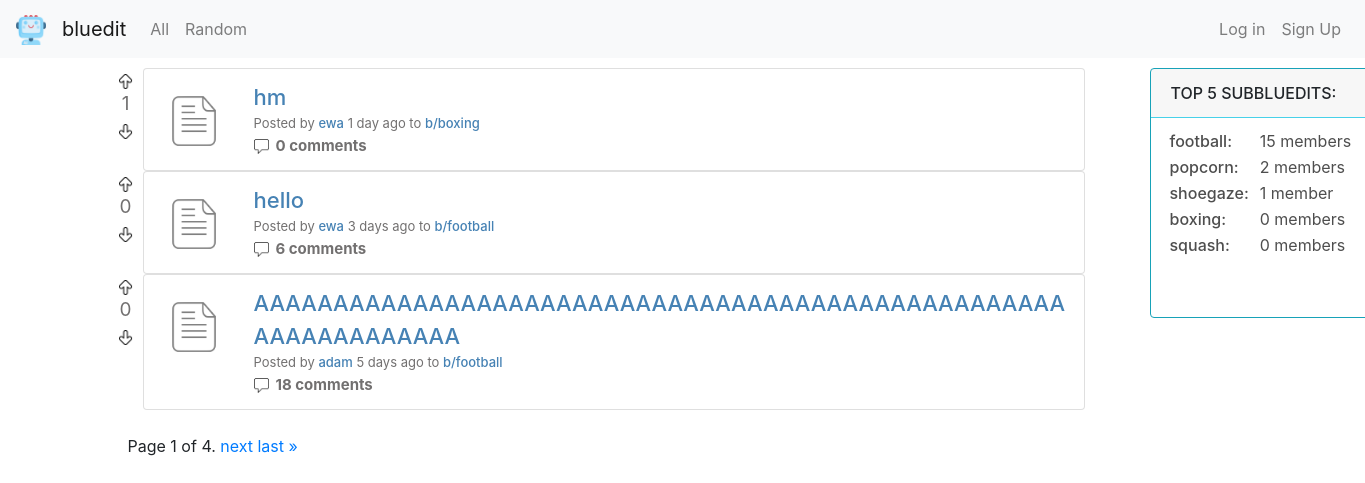
The page / on the database its author committed.
### bluedit/models.py (models this page shows)
class Post(models.Model):
    title = models.CharField(max_length=64)
    description = models.CharField(max_length=512, null=True)
    image = models.URLField(null=True)
    date = models.DateTimeField(auto_now_add=True)
    user = models.ForeignKey(User, on_delete=models.CASCADE, related_name='posts')
    subbluedit = models.ForeignKey(Subbluedit, on_delete=models.CASCADE, related_name='posts')
    vote_count = models.IntegerField(default=0)
    class Meta:
        ordering = ['-date']

class User(AbstractUser):
    pass

class Subbluedit(models.Model):
    name = models.CharField(max_length=20, unique=True)
    description = models.CharField(max_length=128)
    user = models.ForeignKey(User, on_delete=models.CASCADE)
    members = models.ManyToManyField(User, default=None, related_name='subs')
    member_count = models.IntegerField(default=0)
    date = models.DateTimeField(auto_now_add=True)
    def __str__(self):
         return self.name

### bluedit/views.py (the view)
# urls.py: path('', views.index, name='index'),
def index(request):
    posts = Post.objects.all()
    votelist = []
    comment_count = []
    post_type = [] #image or text post
    zipped = post_list(request, posts) #post_list is defined
    subs = Subbluedit.objects.all().order_by('-member_count')[:5]
    paginator = Paginator(posts, 3)
    page_number = request.GET.get('page')
    if not page_number:
        page_number = 1
    page_obj = paginator.get_page(page_number)
    return render(request, 'bluedit/index.html', {
            'zipped': zipped,
            'subs': subs,
            'page_number': page_number,
            'page_obj': page_obj
    })

### bluedit/context_processors.py (called while the page is built)
def sub_list(request):
    try:
        user_id = request.user.id
        user = User.objects.get(pk=user_id)
        sub_list = user.subs.all()
        subs = []
        for sub in sub_list:
            subs.append(sub.name)
    except User.DoesNotExist:
        subs = []
    return {
        'subs': subs
    }

### bluedit/templates/bluedit/index.html (shortened to what this page needs)
{% extends 'bluedit/layout.html' %}
{% load crispy_forms_tags %}
{% load static %}
{% block body %}
<div class="row">
    <div class="post">
    {% include 'bluedit/blocks/post-list.html' %}
    </div>
    {% include 'bluedit/blocks/card-block-index.html' %}
</div>
<div class="pagination">
    <span class="step-links">
        <span class="current">
            Page {{ page_obj.number }} of {{ page_obj.paginator.num_pages }}.
        </span>
        {% if page_obj.has_next %}
            <a href="?page={{ page_obj.next_page_number }}">next</a>
            <a href="?page={{ page_obj.paginator.num_pages }}">last &raquo;</a>
        {% endif %}
    </span>
</div>
</div>
{% endblock %}

### bluedit/templates/bluedit/blocks/post-list.html (shortened to what this page needs)
{% load static %}
<div class="post-list">
{% for post, vote_type, date, timeunit, comment_count, post_type in zipped %}
<div id="post-block-{{post.id}}">
  <div class="row">
    <div class="vote" hx-target="this" hx-swap="outerHTML">
      {% if user.is_authenticated %}
      <div class="vote-top-post" hx-headers='{"X-CSRFToken": "{{ csrf_token }}"}'>
          {% if vote_type == 'up' %}
          <a  href="#" hx-put="{% url 'vote' 'post' post.id 'up' %}"><img src="{% static 'images/arrow-up-full.png' %}" width="15" height="15" alt=""></a>
          {% else %}
          <a  href="#" hx-put="{% url 'vote' 'post' post.id 'up' %}"><img src="{% static 'images/arrow-up.png' %}" width="15" height="15" alt=""></a>
          {% endif %}
      </div>
      <div id="vote_count" class="vote-count">
          {{ post.vote_count }}
      </div>
      <div class="vote-bottom-post" hx-headers='{"X-CSRFToken": "{{ csrf_token }}"}'>
          {% if vote_type == 'down' %}
          <a  href="#" hx-put="{% url 'vote' 'post' post.id 'down' %}"><img src="{% static 'images/arrow-down-full.png' %}" width="15" height="15" alt=""></a>
          {% else %}
          <a  href="#" hx-put="{% url 'vote' 'post' post.id 'down' %}"><img src="{% static 'images/arrow-down.png' %}" width="15" height="15" alt=""></a>
          {% endif %}
      </div>
      {% else %}
      <div class="vote-top-post">
          <a href="{% url 'login' %}"><img src="{% static 'images/arrow-up.png' %}" width="15" height="15" alt=""></a>
      </div>
      <div id="vote_count" class="vote-count">
          {{ post.vote_count }}
      </div>
      <div class="vote-bottom-post">
          <a href="{% url 'login' %}"><img src="{% static 'images/arrow-down.png' %}" width="15" height="15" alt=""></a>
      </div>
      {% endif %}
  </div>
<div class="col" style="padding-left: 5px;">
    <li class="list-group-item">
      <ul class="list-group">
        <div class="row">
          <div class='post-image'>
            {% if post_type == 'image' %}
            <a href="{% url 'post' post.id %}"><img src="{{post.image}}" width="90" height="70" alt=""></a>
            {% elif post_type == 'text' %}
            <a href="{% url 'post' post.id %}"><img id='icon' style='margin-right: 10px; margin-left: 10px;' src="{% static 'images/text3.ico' %}" width="70" height="70" alt=""></a>
            {% endif %}
          </div>
        <div>
          <div class="title-view">
            <a class='title-view'href="{% url 'post' post.id %}">{{post.title}}</a>
          </div>
        <div>
        <div class='row'>
          <li class="option" style="padding-left: 5px;">Posted by
            <a id='name' href='{% url "user" post.user.username %}'>{{post.user.username}}</a>
            {% if timeunit == 'second' %}
                     less than a minute ago
                    {% elif timeunit == 'minute' %}
                        {% if date == 1 %}
                            {{date}} minute ago
                        {% else %}
                        {{date}} minutes ago
                        {% endif %}
                    {% elif timeunit == 'hour' %}
                        {% if date == 1 %}
                            {{date}} hour ago
                        {% else %}
                            {{date}} hours ago
                            {% endif %}
                    {% elif timeunit == 'day' %}
                        {% if date == 1 %}
                            {{date}} day ago
                        {% else %}
                            {{date}} days ago
                            {% endif %}
                    {% elif timeunit == 'month' %}
                        {% if date == 1 %}
                            {{date}} month ago
                        {% else %}
                            {{date}} months ago
                            {% endif %}
                    {% else %}
                        {% if date == 1 %}
                            {{date}} year ago
                        {% else %}
                            {{date}} years ago
                            {% endif %}
                    {% endif %} to
                <a id="name" href="{% url 'subbluedit' post.subbluedit %}">b/{{post.subbluedit}}</a></li>
        </div>
        <div class="row">
          <li><a class="comment-option" href="{% url 'post' post.id %}"><img style='margin-right: 7px;' src="{% static 'images/comment.png' %}" width="15" height="15" alt="">{{comment_count}} comments </a></li>
        </div>
      </div>
      </ul>
    </li>
    </div>
  </div>
</div>
  {% endfor %}
  <br>
</div>

### bluedit/templates/bluedit/blocks/card-block-index.html
<div class="col-1">
    <div id='card' class="card border-info" style="max-width: 18rem; margin-left: 50px; height: 250px; width: 350px;">
        <div class="card-header" style="border-color: rgb(71, 209, 233);">
            <span style='font-weight: 500;'>TOP 5 SUBBLUEDITS:</span>
        </div>
        <div class="card-text">
            <table>
                {% for sub in subs %}
                <tr>
                    <td><a style='font-weight: 500;' class="sub-link" href='{% url "subbluedit" sub.name %}'>{{sub.name}}:</a></td>
                    <td style="padding-left: 10px;">{{sub.member_count}} {% if sub.member_count == 1 %} member {% else %} members {% endif %}</td>
                </tr>
                {% endfor %}
            </table>
        </div>
    </div>
</div>

### bluedit/static/bluedit/styles.css (style rules this page uses)
ul, li { list-style: none; }
td { max-width: 125px; }
.title-view { font-size: 22px; color: #4682B4; font-weight: 500; width: 825px; overflow-wrap: break-word; }
#name { color: #4682B4; font-weight: 500; }
.option { color:rgb(114, 112, 112); margin-left: 10px; font-size: 13px; font-weight: 400; }
.sub-link { color:rgb(78, 78, 78); }
.vote { padding-top: 0px; margin-left: 10px; }
.vote-top-post { margin-left: 10px; height: 15px; display: block; }
.vote-bottom-post { margin-left: 10px; height: 15px; display: block; }
.vote-count { color: rgb(114, 112, 112); padding-top: 7px; padding-left: 6px; display: block; text-align: center; width: 30px; font-weight: 400; font-size: 19px; }
.comment-option { color:rgb(114, 112, 112); font-size: 15px; font-weight: 700; margin-left: 15px; }
.post-image { margin-right: 15px; margin-top: 5px; }
#icon { padding: 10px; }
.card { height: 400px; display: block; width: 300px; }
#card { margin-top: 10px; height: 400px; }
.card-text { color: rgb(78, 78, 78); margin-left:18px; margin-top: 10px; }
.post-list { margin-top: 10px; }

### rows shown on the page
Post: vote_count "1", title "hm", user.username "ewa", date "1", subbluedit "boxing", comment_count "0"
Post: vote_count "0", title "hello", user.username "ewa", date "3", subbluedit "football", comment_count "6"
Post: vote_count "0", title "AAAAAAAAAAAAAAAAAAAAAAAAAAAAAAAAAAAAAAAAAAAAAAAAAAAAAAAAAAAAAAAA", user.username "adam", date "5", subbluedit "football", comment_count "18"
Subbluedit: name "football", member_count "15", shows "members"
Subbluedit: name "popcorn", member_count "2", shows "members"
Subbluedit: name "shoegaze", member_count "1"
Subbluedit: name "boxing", member_count "0", shows "members"
Subbluedit: name "squash", member_count "0", shows "members"

### other values the page prints
{{ page_obj.number }} "1"
{{ page_obj.paginator.num_pages }} "4"
